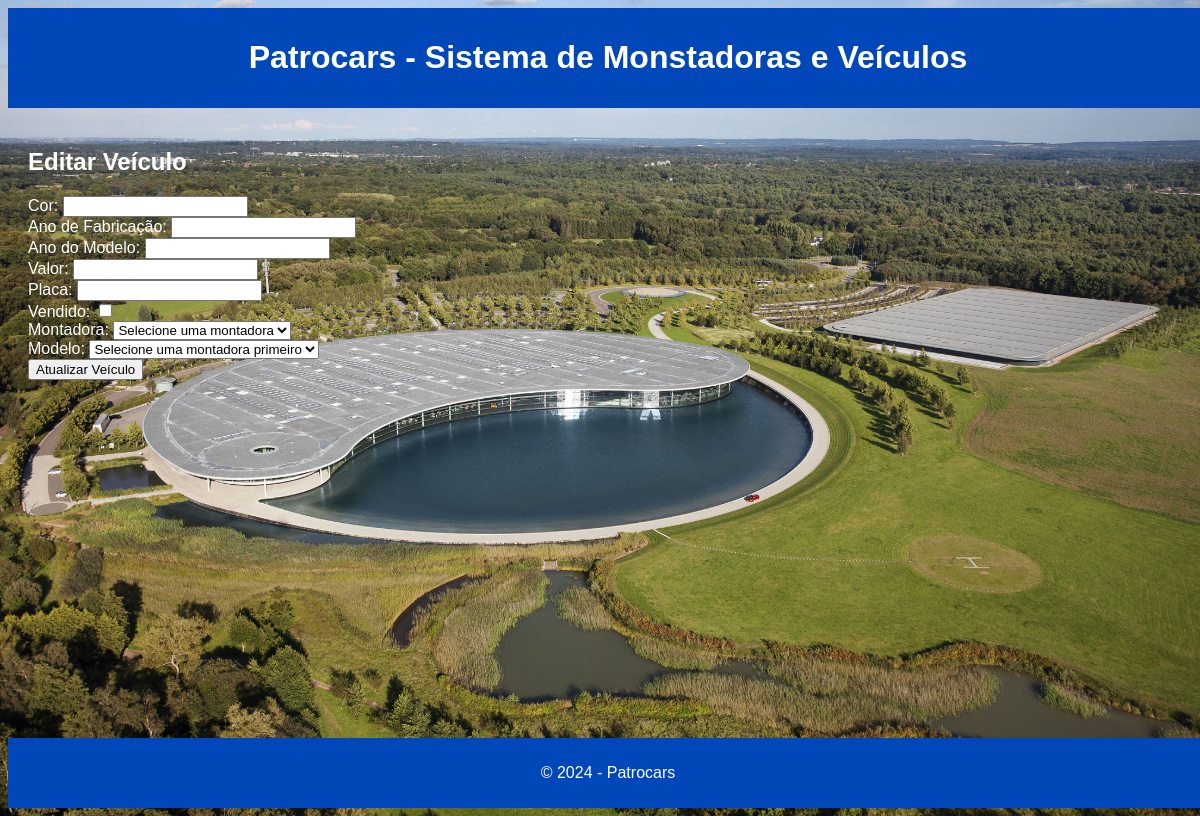
Before: /veiculos/3/edit with the older database file.
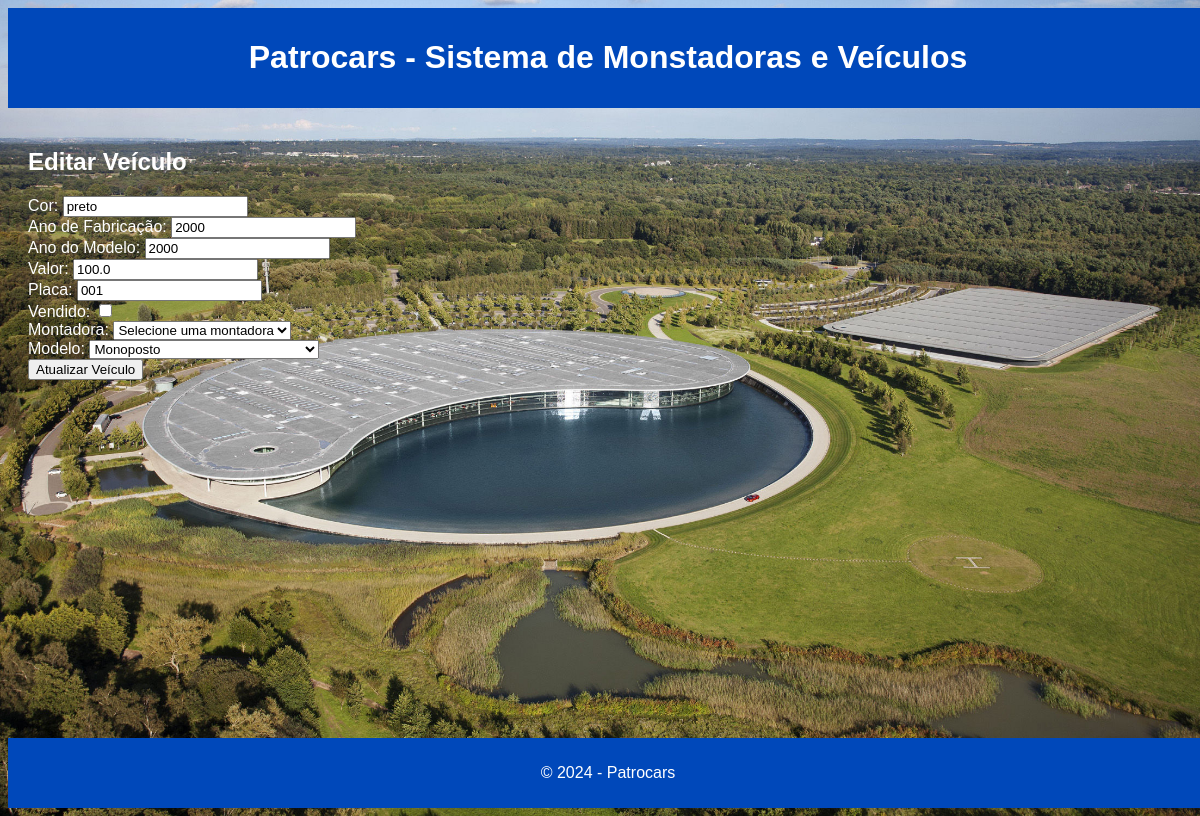
After: the same page with the newer database file.
### models/veiculo_model.py (models this page shows)
class Veiculo(Base):
    __tablename__ = "veiculos"
    id = Column(Integer, primary_key=True, index=True)
    modelo_id = Column(Integer, ForeignKey('modelos_veiculo.id'))
    cor = Column(String)
    ano_fabricacao = Column(Integer)
    ano_modelo = Column(Integer)
    valor = Column(Float)
    placa = Column(String)
    vendido = Column(Boolean, default=False)
    modelo = relationship("Modelo", back_populates="veiculos")

### models/modelo_model.py (models this page shows)
class Modelo(Base):
    __tablename__ = "modelos_veiculo"
    id = Column(Integer, primary_key=True, index=True)
    nome = Column(String, index=True)
    montadora_id = Column(Integer, ForeignKey('montadoras.id'))
    valor_referencia = Column(Float)
    motorizacao = Column(Float)
    turbo = Column(Boolean, default=False)
    automatico = Column(Boolean, default=False)
    montadora = relationship("Montadora", back_populates="modelos")
    veiculos = relationship("Veiculo", back_populates="modelo")

### controllers/veiculo_controller.py (the view)
@router.get("/veiculos/{veiculo_id}/edit", response_class=HTMLResponse)
def form_edit_veiculo(veiculo_id: int, request: Request, db: Session = Depends(get_db)):
    veiculo = db.query(Veiculo).filter(Veiculo.id == veiculo_id).first()
    modelos = db.query(Modelo).all()
    return templates.TemplateResponse("edit_veiculo.html", {"request": request, "veiculo": veiculo, "modelos": modelos})

### templates/edit_veiculo.html (shortened to what this page needs)
{% extends "base.html" %}
{% block content %}
<h2>Editar Veículo</h2>
<form action="/veiculos/{{ veiculo.id }}/edit" method="post">
    <label for="cor">Cor:</label>
    <input type="text" id="cor" name="cor" value="{{ veiculo.cor }}" required><br>
    <label for="ano_fabricacao">Ano de Fabricação:</label>
    <input type="number" id="ano_fabricacao" name="ano_fabricacao" value="{{ veiculo.ano_fabricacao }}" required><br>
    <label for="ano_modelo">Ano do Modelo:</label>
    <input type="number" id="ano_modelo" name="ano_modelo" value="{{ veiculo.ano_modelo }}" required><br>
    <label for="valor">Valor:</label>
    <input type="number" id="valor" name="valor" value="{{ veiculo.valor }}" required><br>
    <label for="placa">Placa:</label>
    <input type="text" id="placa" name="placa" value="{{ veiculo.placa }}" required><br>
    <label for="vendido">Vendido:</label>
    <input type="checkbox" id="vendido" name="vendido" {% if veiculo.vendido %}checked{% endif %}><br>
    <label for="montadora_id">Montadora:</label>
    <select id="montadora_id" name="montadora_id" onchange="fetchModelos()">
        <option value="">Selecione uma montadora</option>
    </select><br>
    <label for="modelo_id">Modelo:</label>
    <select id="modelo_id" name="modelo_id" required>
        <option value="">Selecione uma montadora primeiro</option>
        {% for modelo in modelos %}
        <option value="{{ modelo.id }}" {% if modelo.id == veiculo.modelo_id %}selected{% endif %}>
            {{ modelo.nome }}
        </option>
        {% endfor %}
    </select><br>
    <button type="submit">Atualizar Veículo</button>
</form>
{% endblock %}

Changed rows visible on the page:
added Veiculo: cor "preto", ano_fabricacao "2000", ano_modelo "2000", valor "100.0", placa "001", modelo_id "Monoposto"
Other visible differences:
form field vendido: "☐" → (not shown)
form field modelo_id: "Selecione uma montadora primeiro" → (not shown)
